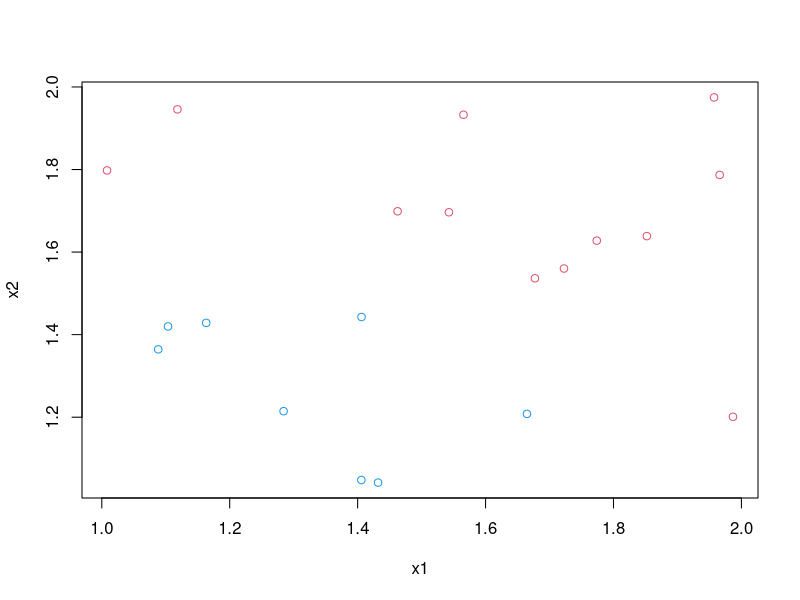

R code for this plot:
set.seed(20211106)
N <- 20
x1 <- runif(N,1,2)
x2 <- runif(N,1,2)
X <- cbind(x1,x2)
y <- ifelse(x2>-.6*x1+2.35,-1,1)

plot(X, col = y+3)
